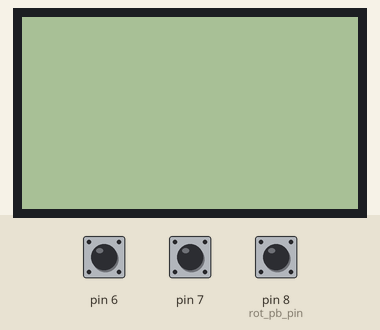
This sketch was run on a simulated Arduino Uno, built with avr-gcc and run on an emulated ATmega328P. On the bench: 84×48 one-colour display. The inputs (shaded band) are chosen by the test bench; at power-on: pin 8 (rot_pb_pin) HIGH, pin 6 HIGH, pin 7 HIGH.

Above: at 1.2 s.
1.3 s: pin 8 (rot_pb_pin) pulled LOW for 0.15 s
At 2.3 s:
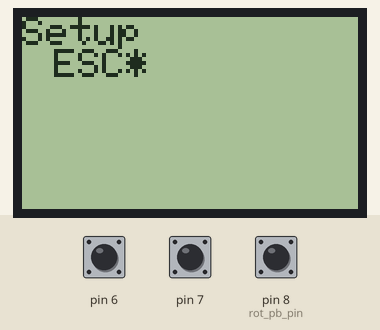
2.9 s: pin 8 (rot_pb_pin) pulled LOW for 1 s
At 4.6 s:
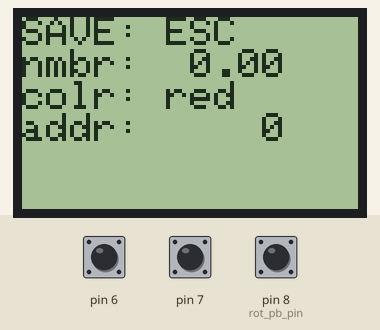
5.4 s: pin 8 (rot_pb_pin) pulled LOW for 0.15 s
At 6.6 s:
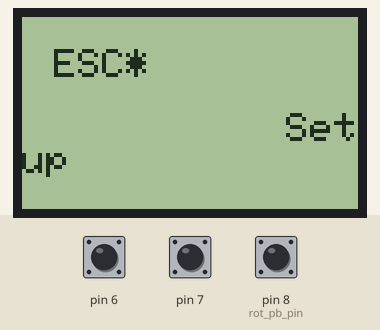
7.0 s: pin 8 (rot_pb_pin) pulled LOW for 3.2 s
At 8.9 s:
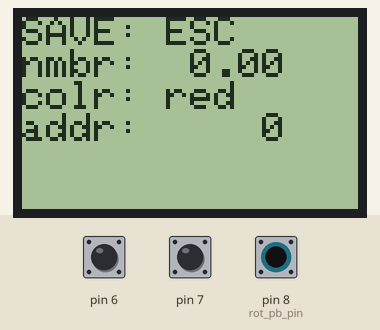
Timing chart, 0 to 10.4 s (numbered marks = the images above; inputs shaded):
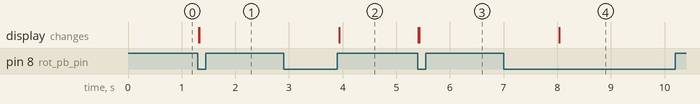

The sketch:

NokiaLCD_Rot_Test1.ino
```cpp
//
//                       nc
//                       nc
//                       13 R1 - LCD-CLK prp
//                       nc
// nc                    11 R2 - LCD-DIN blu
// 3.3V LCD-VCC gry      nc
// nc                    nc
// GND LCD-GND  blk       8 RotBtn       org
// GND LCD-BL   wht
// nc                     7 RotA         red
//                        6 RotB         brn
// nc                     5 R3 - LCD-DC  org
// nc                     4 R4 - LCD-CE  red
// nc                     3 R5 - LCD-RST brn
// nc                    nc
// nc                    nc
// nc                    nc
//
// R1..R5 = 10k

#include <SPI.h>
#include <Adafruit_GFX.h>
#include <Adafruit_PCD8544.h>
#include <SimpleMenu.h>
#include <rotary.h>

// Hardware SPI (faster, but must use certain hardware pins):
// SCK is LCD serial clock (SCLK) - this is pin 13 on Arduino Uno
// MOSI is LCD DIN - this is pin 11 on an Arduino Uno
// pin 5 - Data/Command select (D/C)
// pin 4 - LCD chip select (CS)
// pin 3 - LCD reset (RST)
Adafruit_PCD8544 display = Adafruit_PCD8544(5, 4, 3);
// Note with hardware SPI MISO and SS pins aren't used but will still be read
// and written to during SPI transfer.  Be careful sharing these pins!

Rotary rot = Rotary(6, 7);
const int rot_pb_pin = 8;

SM_RangeDescr menu_1_range = {-100, 100, 1, 6,   2};
SM_RangeDescr menu_3_range = {   0, 255, 1, 6, -16};

const char *menu_0[] = {"ESC", "SAVE", "nmbr", "colr", "addr", NULL};
//const char *menu_1[] = {"one", "two", "three", "four", "five", "six", NULL};
const char *menu_1[] = {NULL, (char *)&menu_1_range};
const char *menu_2[] = {"red", "green", "blue", "yellow", "cyan", "magenta", "white", "black", "grey", NULL};
//const char *menu_3[] = {"north", "east", "south", "west", "UP", "RIGHT", "DOWN", "LEFT", NULL};
const char *menu_3[] = {NULL, (char *)&menu_3_range};
const char **menu_all[] = {menu_0, menu_1, menu_2, menu_3};

int menuSel[] = {0, 0, 0, 0};
int menuSaved[] = {0, 0, 0, 0};

class MySimpleMenu: public SimpleMenu {
  public:
    MySimpleMenu(const char ***menu_all, int *menuSel) :
      SimpleMenu(menu_all, menuSel, 2)
    {};

  protected:
    void showMenu(int first, int mindex) {
      if (first) {
        memcpy(menuSel, menuSaved, sizeof(menuSel));
        display.clearDisplay();
        display.print("Setup");
        display.display();
      }
    };

    void showMenuItem(const char *item, int sel, int iindex) {
      display.setCursor(8, 8);
      display.print(item);
      if (sel) display.write('*');
      display.print("    ");
      display.display();
    };

    void exitMenu() {
      display.clearDisplay();
      // If 'Save':
      if (menuSel[0] == 1) memcpy(menuSaved, menuSel, sizeof(menuSel));
      for (int i = 0; i < 4; i++) {
        display.setCursor(0, i * 8);
        display.print(menu_0[i + 1]); display.print(": ");
        display.print(menuItemChr(menu_all[i], (i == 0 ? menuSel[i] : menuSaved[i])));
      }
      display.display();
    };

    void waitEnteringExiting(int entering) {
      while (digitalRead(rot_pb_pin) == 0);
    }
};

MySimpleMenu menu((const char ***)menu_all, (int *)menuSel);

void setup()   {
  display.begin();

  // Push button pin with pullup.
  pinMode(rot_pb_pin, INPUT);
  digitalWrite(rot_pb_pin, HIGH);

  display.setTextSize(1);
  display.setTextColor(BLACK, WHITE);
}

void loop() {
  int button = digitalRead(rot_pb_pin) == 0;
  unsigned char mvd = rot.process();

  menu.process(
    mvd ? (mvd == DIR_CW ? 1 : -1) : 0,
    button
  );
}
```

Measured:
- after the input at 1.3 s, the display: first changes at once (image 1 shows a later state)
- after the input at 2.9 s, the display: changes after 1.0 s (image 2)
- after the input at 5.4 s, the display: first changes at once (image 3 shows a later state)
- after the input at 7.0 s, the display: changes after 1.0 s (image 4)
